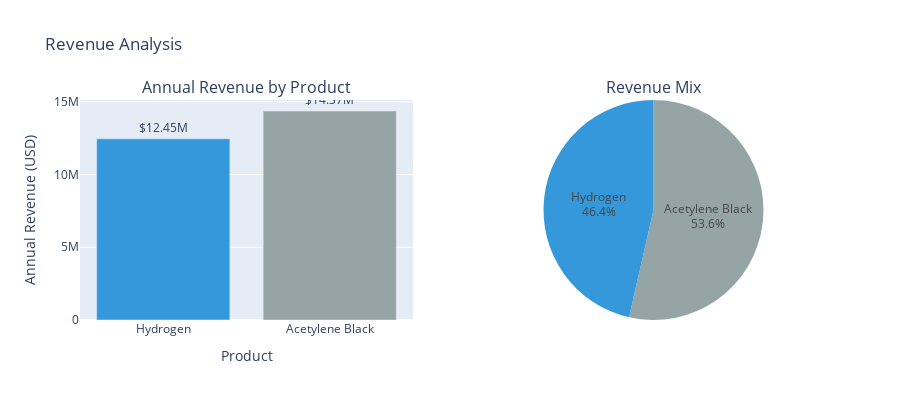

Notebook cell for this chart:
### Code cell
# Revenue breakdown
revenue_data = pd.DataFrame({
    'Product': ['Hydrogen', 'Acetylene Black'],
    'Annual Revenue': [h2_revenue, cb_revenue],
    'Revenue %': [h2_revenue / total_revenue * 100, cb_revenue / total_revenue * 100]
})

fig = make_subplots(
    rows=1, cols=2,
    subplot_titles=('Annual Revenue by Product', 'Revenue Mix'),
    specs=[[{'type': 'bar'}, {'type': 'pie'}]]
)

# Bar chart
fig.add_trace(
    go.Bar(
        x=revenue_data['Product'],
        y=revenue_data['Annual Revenue'],
        text=[f'${x/1e6:.2f}M' for x in revenue_data['Annual Revenue']],
        textposition='outside',
        marker_color=['#3498db', '#95a5a6'],
        showlegend=False
    ),
    row=1, col=1
)

# Pie chart
fig.add_trace(
    go.Pie(
        labels=revenue_data['Product'],
        values=revenue_data['Annual Revenue'],
        marker_colors=['#3498db', '#95a5a6'],
        textinfo='label+percent',
        showlegend=False
    ),
    row=1, col=2
)

fig.update_xaxes(title_text="Product", row=1, col=1)
fig.update_yaxes(title_text="Annual Revenue (USD)", row=1, col=1)
fig.update_layout(height=400, showlegend=False, title_text="Revenue Analysis")

fig.show()

print(f"\n💡 Key Insight:")
print(f"   Acetylene black provides {cb_revenue / total_revenue:.1f}% of revenue despite being")
print(f"   a 'co-product'. This premium carbon black is critical to project economics.")

### Figure 1 — Plotly figure (JSON) as saved in the notebook; plotly's stock layout.template omitted (floating-point values rounded to 4 significant figures)
{"data": [{"marker": {"color": ["#3498db", "#95a5a6"]}, "showlegend": false, "text": ["$12.45M", "$14.37M"], "textposition": "outside", "type": "bar", "x": ["Hydrogen", "Acetylene Black"], "xaxis": "x", "y": [12450000.0, 14370000.0], "yaxis": "y"}, {"domain": {"x": [0.55, 1], "y": [0, 1]}, "labels": ["Hydrogen", "Acetylene Black"], "marker": {"colors": ["#3498db", "#95a5a6"]}, "showlegend": false, "textinfo": "label+percent", "type": "pie", "values": [12450000.0, 14370000.0]}], "layout": {"annotations": [{"font": {"size": 16}, "showarrow": false, "text": "Annual Revenue by Product", "x": 0.225, "xanchor": "center", "xref": "paper", "y": 1, "yanchor": "bottom", "yref": "paper"}, {"font": {"size": 16}, "showarrow": false, "text": "Revenue Mix", "x": 0.775, "xanchor": "center", "xref": "paper", "y": 1, "yanchor": "bottom", "yref": "paper"}], "height": 400, "showlegend": false, "title": {"text": "Revenue Analysis"}, "xaxis": {"anchor": "y", "domain": [0, 0.45], "title": {"text": "Product"}}, "yaxis": {"anchor": "x", "domain": [0, 1], "title": {"text": "Annual Revenue (USD)"}}}}
